Frame 1 (no input): blank canvas, image omitted
Frame 60 (the mouse pressed at the canvas centre just before this capture): blank canvas, image omitted
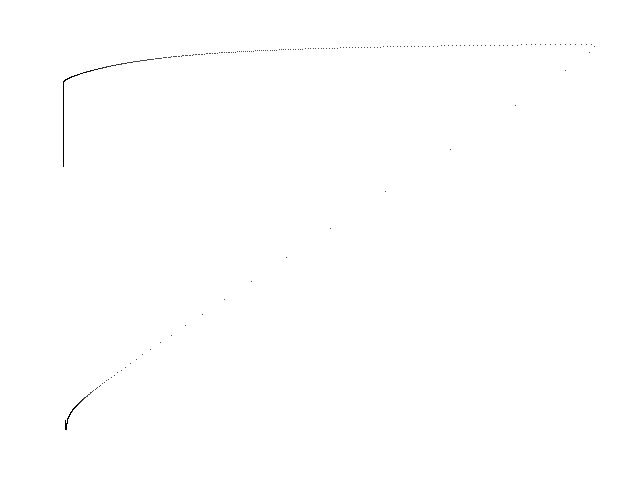
Frame 120 (the mouse held since frame 60 and released just before this capture)

The Processing sketch whose frames 1 and 60 were blank and that drew this single picture after the mouse press (run headless with seeded random() and noise(); from frame 60 on, the mouse is pressed at the canvas centre):

// Processing sketch: Brusselator_Oscillator
// ── Brusselator_Oscillator.pde
// Brusselator chemical oscillation //

  float x = 1.0;
  float y = 1.0;
  float dt = 0.01;
  float a = 1.02;
  float b = 1.0;
  float c = 100.0;


void setup() {
  
  size(640, 480);
  background(255);
  
}

void draw() {
  
  for (int i=0; i<100; i++) {
    
    float nx = x;
    float ny = y;
    
    x = nx + dt * ((1.0 - (a + 1.0) * nx + ny * pow(nx, 2.0)) / b);
    y = ny + dt * ((a * nx - ny * pow(nx, 2.0)) / c);
  
    point(60 + (6 * x), 40 + (380 * y));
        
  }

}
